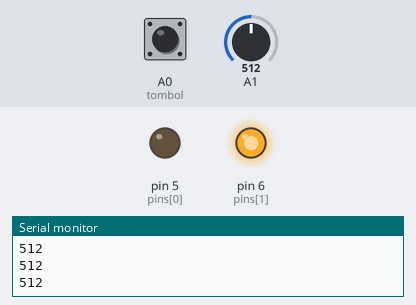
The sketch below on a simulated Arduino Uno, built with avr-gcc and run on an emulated ATmega328P. Parts: output pins drawn as LEDs (lit = HIGH), the last lines printed to the serial monitor. Inputs (shaded band) come from the test bench; at power-on: A0 (tombol) HIGH, A1 = 512.

Above: at 1.3 s.
1.4 s: A0 (tombol) pulled LOW for 0.6 s
At 1.9 s:
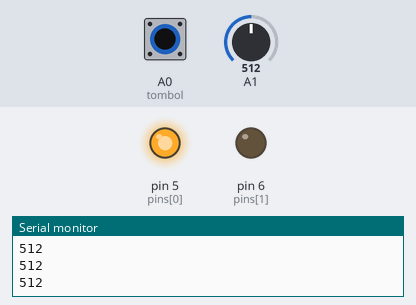
3.5 s: A0 (tombol) pulled LOW for 3.2 s
At 8.1 s:
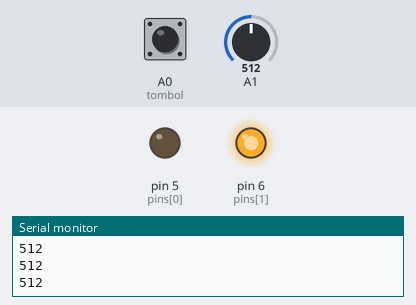
Timing chart, 0 to 9.6 s (numbered marks = the images above; inputs shaded):
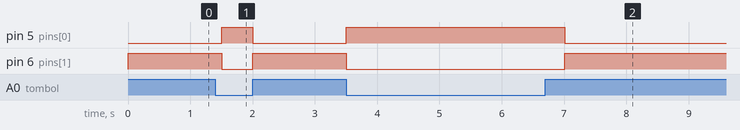

The sketch:

debug_1.ino
```cpp
#define tombol A0

char pinsCount=2;
int pins[]={5,6};
int val = 0;

void setup() {
  // put your setup code here, to run once:
  Serial.begin(9600);
  for(int i=0; i<pinsCount; i++){
    pinMode(pins[i],OUTPUT);
  }
  pinMode(tombol, INPUT_PULLUP);
}

void loop() {
  // put your main code here, to run repeatedly:
  int sensorValue = analogRead(A1);
  val = digitalRead(tombol);

  bool value1 = false;
  bool value2 = false;
  bool value3 = false;
  bool value4 = false;

  value1 = map(sensorValue, 0, 1023, 0, 255);
  value2 = map(sensorValue, 0, 1023, 512, 767);
  value3 = map(sensorValue, 0, 1023, 256, 511);
  value4 = map(sensorValue, 0, 1023, 768, 1023);
  Serial.println(sensorValue);

  if((value1 == true || value2 == true) && val == LOW){ //
    digitalWrite(pins[0], HIGH);
    digitalWrite(pins[1], LOW); //haursnya nyala hijau
    delay(500);
  }
  else if((value3 == true || value4 == true) && val == HIGH){
    digitalWrite(pins[1], HIGH);
    digitalWrite(pins[0], LOW); //harusnya nyala merah
    delay(500);
  }
}
```

Measured:
- after the input at 1.4 s, pin 5 (pins[0]): LOW → HIGH after 0.10 s, → LOW 0.50 s later; pin 6 (pins[1]): HIGH → LOW after 0.10 s, → HIGH 0.50 s later
- after the input at 3.5 s, pin 5 (pins[0]): LOW → HIGH at once, → LOW 3.5 s later; pin 6 (pins[1]): HIGH → LOW at once, → HIGH 3.5 s later
